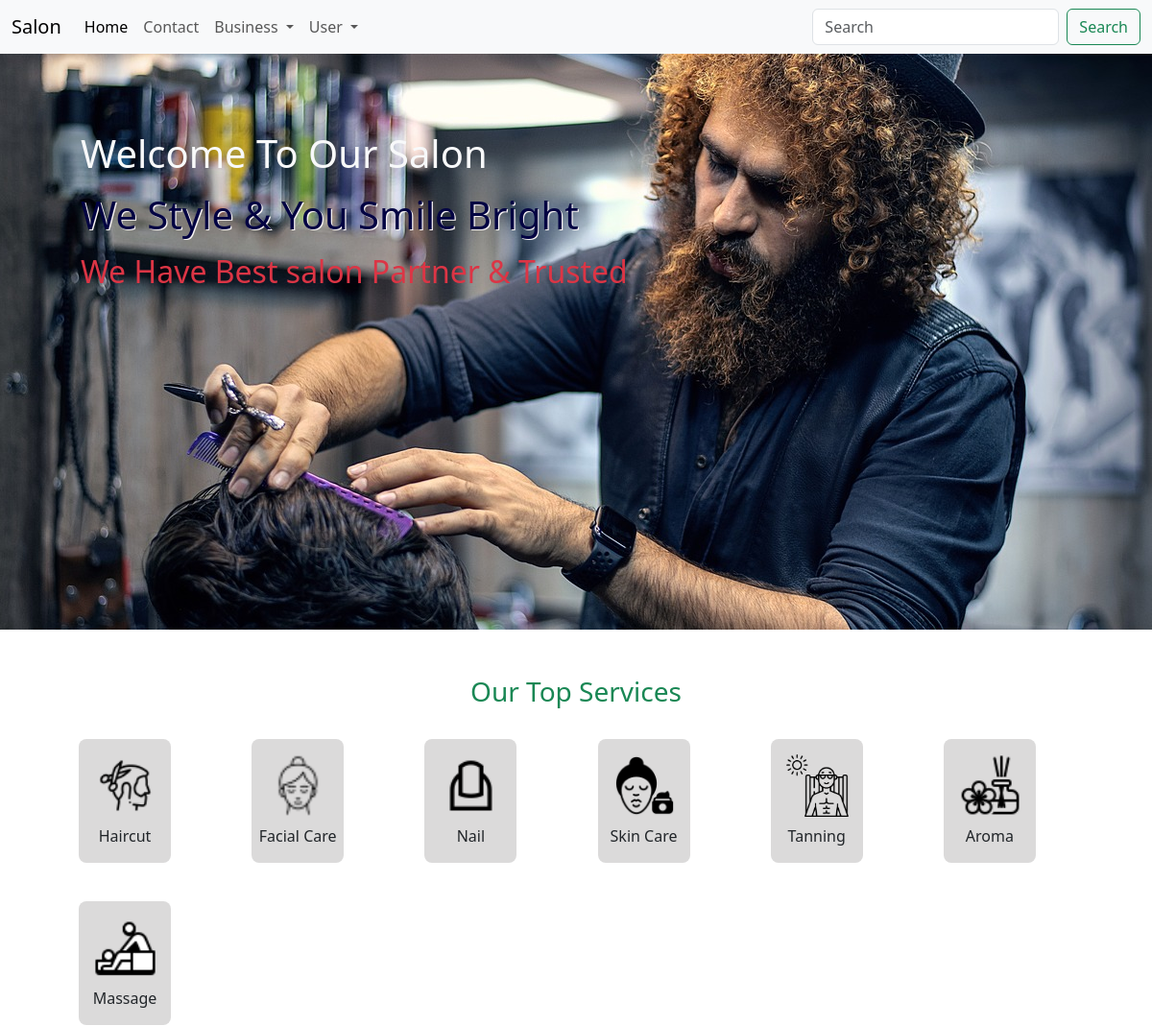
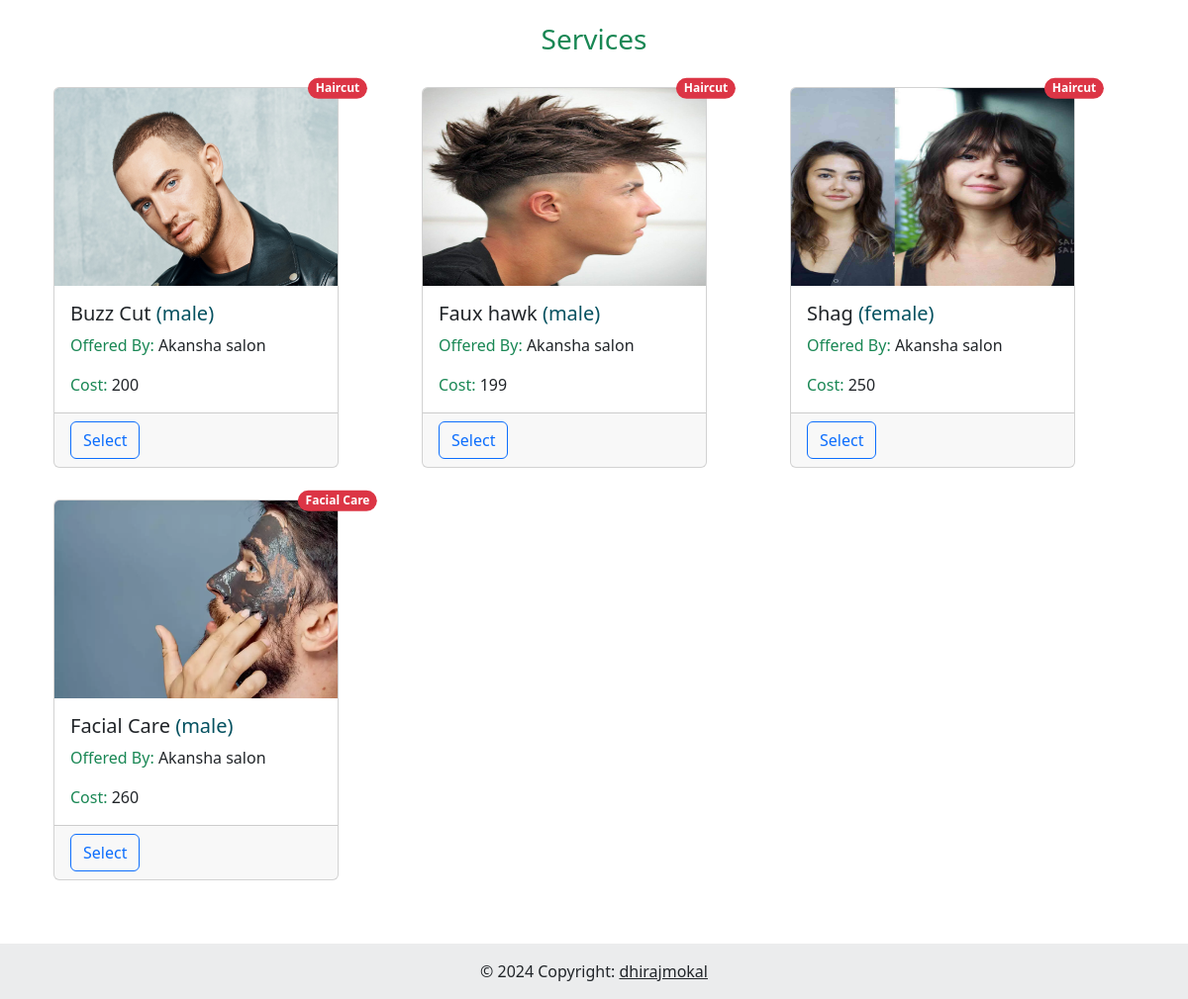
The page /salon/ on the database its author committed (2 pictures, top to bottom).
### salon/models.py (models this page shows, shortened)
class Services(models.Model):
    service_name = models.CharField(max_length=100, unique=True)
    service_icon = models.ImageField(
        max_length=255, default='', upload_to='service/icon')

class Servies_Types(models.Model):
    MALE = 'male'
    FEMALE = 'female'
    BOTH = 'both'
    GENDER_CHOICES = [
        (MALE, 'Male'),
        (FEMALE, 'Female'),
        (BOTH, 'Both'),
    ]
    service_type_name = models.CharField(max_length=100)
    service_image = models.ImageField(
        max_length=255, default='', upload_to='service/image')
    service_cost = models.IntegerField()
    gender = models.CharField(max_length=10, choices=GENDER_CHOICES)
    business = models.ForeignKey(Business, on_delete=models.CASCADE)
    services = models.ForeignKey(Services, on_delete=models.CASCADE)
    description = models.TextField(default='')
    class Meta:
        unique_together = ['service_type_name', 'business']

class Business(models.Model):
    salon_owner_name = models.CharField(max_length=60)
    salon_name = models.CharField(max_length=40)
    salon_email = models.EmailField(max_length=40, unique=True)
    salon_location = models.CharField(
        max_length=100, default=None, blank=True, null=True)
    salon_address = models.CharField(max_length=150, default='')
    salon_profile_pic = models.ImageField(
        max_length=255, default='', upload_to='business/profile')
    open_time = models.TimeField(default=None, blank=True, null=True)
    closing_time = models.TimeField(default=None, blank=True, null=True)
    password = models.TextField()

### salon/views.py (the view, shortened to what this page needs)
# urls.py: path("", views.index, name='home'),
def index(req):
    services = Services.objects.all()
    business_services_all = Servies_Types.objects.select_related(
        'business', 'services').all()
    return render(req, 'salon/index.html', {'session': req.session, 'Services': services, 'business_services': business_services_all})

### templates/salon/index.html (shortened to what this page needs)
{% extends 'salon/salonbase.html' %}
{% load static %}
{% block body %}
<head>
    <link href="{% static "css/salon.css" %}" rel="stylesheet">
</head>
<div class="salon_poster">
    <h1 class="text-light">Welcome To Our Salon</h1>
    <h1 class="text-dark-blue mt-3">We Style & You Smile Bright</h1>
    <h2 class="text-danger mt-3">We Have Best salon Partner & Trusted</h2>
</div>
<div class="container my-5">
    <h3 class="text-center text-success mb-3">Our Top Services</h3>
    {% for services in Services %}
        <div class="service-card mt-3 mb-4">
            <img class="mt-3 mb-2" src="/media/{{services.service_icon}}"/>
            <p class="text-center">{{services.service_name}}</p>
        </div>
    {% endfor %}
    <h3 class="text-center text-success mb-3">Services</h3>
    <div class="container">
        <div class="row">
            {% for services in business_services %}
                <div class="col my-3">
                    <div class="card position-relative" style="width: 18rem;">
                        <span class="position-absolute top-0 start-100 translate-middle badge rounded-pill bg-danger">
                            {{services.services.service_name}}
                          </span>
                        <img src="/media/{{services.service_image}}" class="card-img-top service-image" alt="...">
                        <div class="card-body">
                          <h5 class="card-title">{{services.service_type_name}} <span class="text-info-emphasis">({{services.gender}})</span></h5>
                          <p class="card-text"><span class="text-success">Offered By:</span> {{services.business.salon_name}}</p>
                          <p class="card-text"><span class="text-success">Cost:</span> {{services.service_cost}}</p>
                        </div>
                        <div class="card-footer py-2">
                            <a href="{% url 'book_appointment' service_id=services.id %}" class="btn btn-outline-primary">Select</a>
                        </div>
                    </div>
                </div>
            {% endfor %}
        </div>
      </div>
</div>
{% endblock body%}

### templates/salon/salonbase.html (shortened to what this page needs)
{% load static %}
<!doctype html>
<html lang="en">
  <head>
    <link href="https://cdn.jsdelivr.net/npm/bootstrap@5.3.3/dist/css/bootstrap.min.css" rel="stylesheet">
  </head>
  <body>
    <nav class="navbar navbar-expand-lg bg-body-tertiary">
      <div class="container-fluid">
        <a class="navbar-brand" href="/salon">Salon</a>
        <div class="collapse navbar-collapse" id="navbarSupportedContent">
          <ul class="navbar-nav me-auto mb-2 mb-lg-0">
            <li class="nav-item">
              <a class="nav-link active" aria-current="page" href="/salon">Home</a>
            </li>
            <li class="nav-item">
              <a class="nav-link" href="/contact">Contact</a>
            </li>
            {% if session.loggedIn == True and session.type_of_loggedin == 'Business' or session.loggedIn != True %}
              <li class="nav-item dropdown">
                <a class="nav-link dropdown-toggle" href="#" role="button" data-bs-toggle="dropdown" aria-expanded="false">
                  Business
                </a>
              </li>
            {% endif %}
            {% if session.loggedIn == True and session.type_of_loggedin == 'user' or session.loggedIn != True %}
              <li class="nav-item dropdown">
                <a class="nav-link dropdown-toggle" href="#" role="button" data-bs-toggle="dropdown" aria-expanded="false">
                  User
                </a>
              </li>
            {% endif %}
          </ul>
          <form action="/salon/" method="GET" class="d-flex" role="search">
            <input class="form-control me-2" type="search" name="search_txt" placeholder="Search" aria-label="Search"/>
            <button class="btn btn-outline-success" type="submit">Search</button>
          </form>
        </div>
      </div>
    </nav>
    <div class="container trial">{% block body %} {% endblock body %}</div>
    <footer class="bg-body-tertiary text-center text-lg-start mt-2">
      <div class="text-center p-3" style="background-color: rgba(0, 0, 0, 0.05);">
        © 2024 Copyright:
        <a class="text-body" href="mailto:dhirajmokal13@gmail.com">dhirajmokal</a>
      </div>
    </footer>
  </body>
</html>

### static/css/salon.css (style rules this page uses)
.salon_poster { background-image: url('../image/barber.jpg'); height: 75vh; width: 100vw; background-position: center; padding: 10vh 7vw; }
.trial { margin: 0; padding: 0; max-width: none; }
.text-dark-blue { color: rgb(2, 2, 66); text-shadow: 1.2px 1.2px #f8f4f4; }
.service-card { background-color: rgb(219, 218, 218); width: 96px; display: inline-block; border-radius: 8px; margin-left: 2.5rem !important; margin-right: 2.5rem !important; }
.service-card img { height: 65px; width: 65px; margin: auto 16px; }

### templates/salon/index.html (style rules this page uses)
.service-image { height: 200px; }

### rows shown on the page
Services: service_icon (picture), service_name "Haircut"
Services: service_icon (picture), service_name "Facial Care"
Services: service_icon (picture), service_name "Nail"
Services: service_icon (picture), service_name "Skin Care"
Services: service_icon (picture), service_name "Tanning"
Services: service_icon (picture), service_name "Aroma"
Services: service_icon (picture), service_name "Massage"
Servies_Types: services.service_name "Haircut", service_image (picture), service_type_name "Buzz Cut", gender "male", business.salon_name "Akansha salon", service_cost "200"
Servies_Types: services.service_name "Haircut", service_image (picture), service_type_name "Faux hawk", gender "male", business.salon_name "Akansha salon", service_cost "199"
Servies_Types: services.service_name "Haircut", service_image (picture), service_type_name "Shag", gender "female", business.salon_name "Akansha salon", service_cost "250"
Servies_Types: services.service_name "Facial Care", service_image (picture), service_type_name "Facial Care", gender "male", business.salon_name "Akansha salon", service_cost "260"
